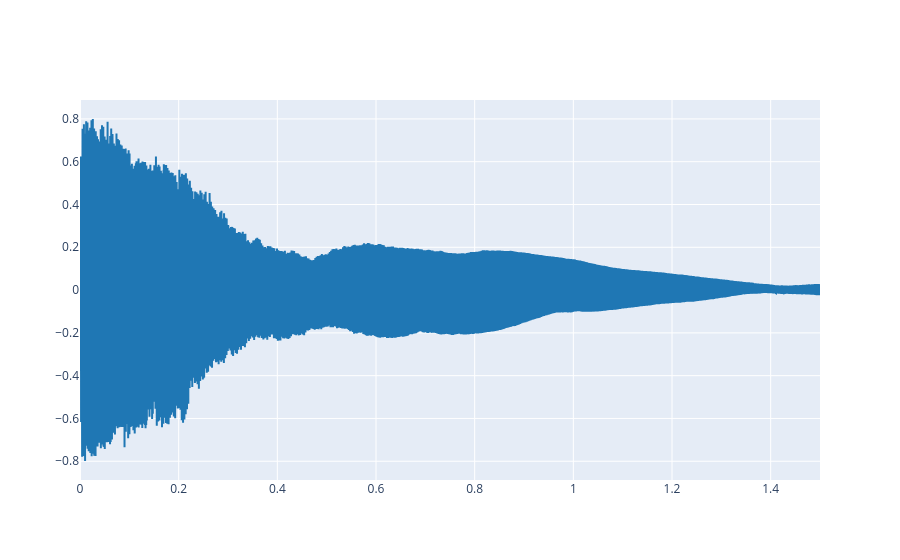

This figure's notebook cell:
### Markdown cell above
First upload your reference signal and plot the first seconds of it.

### Code cell
from util import load_audio, plot_signals

FILEPATH = "./sis1-group102/labs/audio/audioSisLabs.wav"
x, fs = load_audio(FILEPATH)

t_start = 0.0
t_end   = 1.5

plot_signals([x], sr=fs, t_start=t_start, t_end=t_end, name=["reference"])

### Figure 1 — Plotly figure (JSON) as saved in the notebook; plotly's stock layout.template omitted (floating-point values rounded to 4 significant figures; data arrays with more than 128 entries replaced by an {"elided": "..."} marker saying what was removed)
{"data": [{"line": {"color": "#1f77b4", "shape": "linear"}, "mode": "lines", "name": "reference", "type": "scatter", "x": {"elided": "66150 float values"}, "y": {"elided": "66150 float values"}}], "layout": {}}
